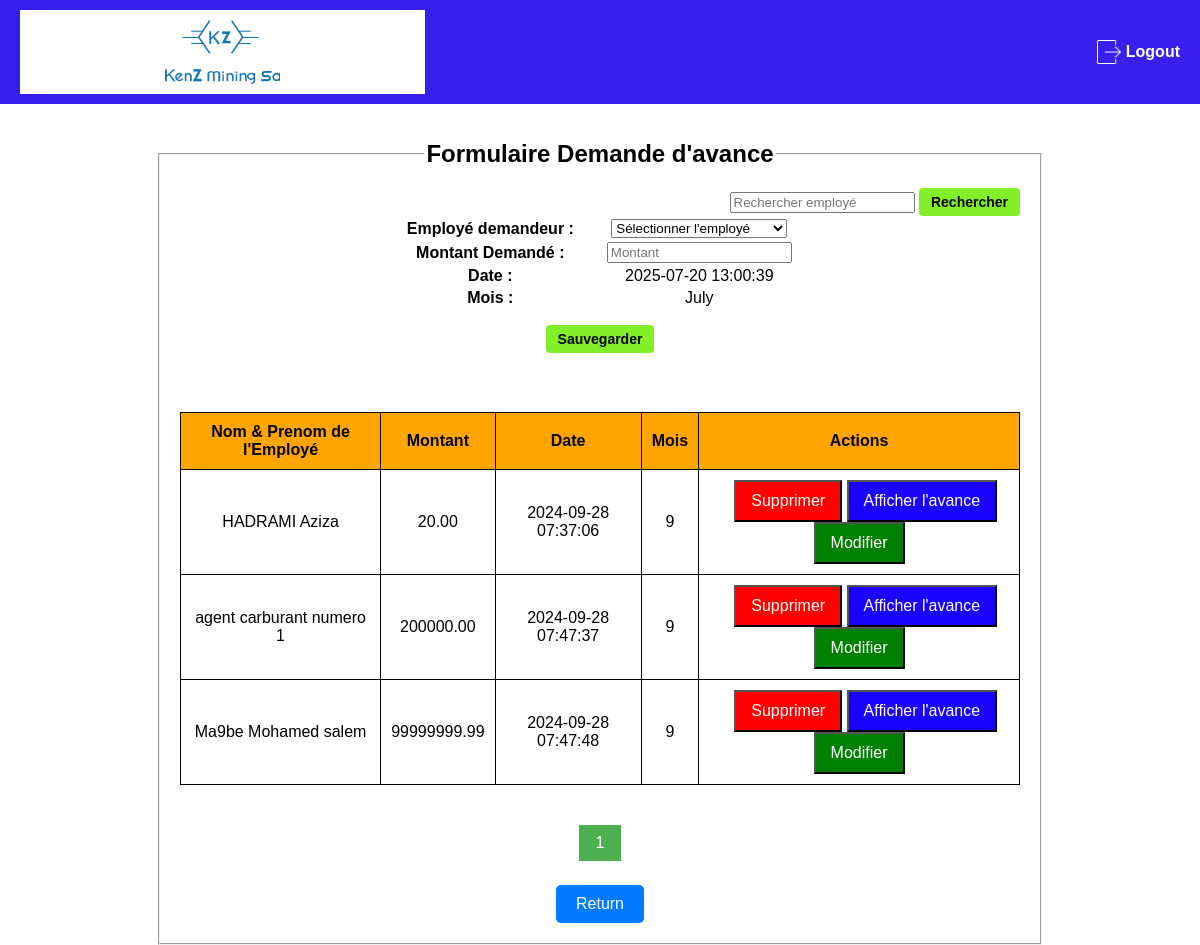
Screenshot of /Formulaires/Formulaire_avance.php (signed in) with the database file from the repository.
### tables this page shows
CREATE TABLE IF NOT EXISTS `demande_avance` (
  `id` int NOT NULL AUTO_INCREMENT,
  `montant` decimal(10,2) NOT NULL,
  `mois` tinyint UNSIGNED NOT NULL,
  `date` datetime NOT NULL,
  `personnel_id` int NOT NULL,
  `user_RH` varchar(50) DEFAULT NULL,
  `accord_DAF` tinyint(1) DEFAULT '0',
  `visa_DAF` blob,
  `traitée` tinyint(1) DEFAULT '0',
  PRIMARY KEY (`id`),
  KEY `fk_personnel` (`personnel_id`)
);

### Formulaires/Formulaire_avance.php (the view, shortened to what this page needs)
<?php
require_once("../serv_projet1.php");
$search = "";
$limit = 3;
$page = isset($_GET['page']) ? (int) $_GET['page'] : 1;
$start_from = ($page - 1) * $limit;
$total_query = $conn->prepare("SELECT COUNT(*) FROM demande_avance a
                               JOIN personnel p ON a.personnel_id = p.id
                               WHERE p.nom LIKE ? AND a.traitée = 0");
$search_term = "%$search%";
$total_query->bind_param("s", $search_term);
$total_query->execute();
$total_query->bind_result($total_records);
$total_pages = ceil($total_records / $limit);
?>
<!DOCTYPE html>
<html lang="fr">
<head>
    <link rel="stylesheet" href="../css/styles_formulaire-avance.css">
    <link rel="stylesheet" href="https://cdnjs.cloudflare.com/ajax/libs/toastr.js/latest/toastr.min.css">
    <header>
        <nav>
            <div class="logo-container">
                <img src="../img/LOGO.png" alt="Logo de Kenz Mining SA" class="logo-image">
            </div>
            <a href="../logout.php" class="logout-link">
                <div class="logout">
                    <img src="../img/icon_logout.png" alt="icon_logout" class="logout">
                    <p>Logout</p>
                </div>
            </a>
        </nav>
    </header>
</head>
<body><br><br>
    <fieldset>
        <legend><b>Formulaire Demande d'avance</b></legend>
        <form method="POST" action="">
            <div style="text-align: right;">
                <input type="text" name="search" placeholder="Rechercher employé" value="<?php echo $search; ?>">
                <input type="submit" value="Rechercher">
            </div>
        </form>
        <form method="post" action="" enctype="multipart/form-data" onsubmit="return validateMontant()">
            <table width="50%" align="center">
                <tr>
                    <td><label> <b>Employé demandeur : </b></label></td>
                    <td>
                        <select name="personnel_id" required>
                            <option value="">Sélectionner l'employé</option>
                        </select>
                    </td>
                </tr>
                <tr>
                    <td><label> <b>Montant Demandé :</b> </label></td>
                    <td><input type="text" name="montant"  id="montant" placeholder="Montant" required></td>
                </tr>
                <tr>
                    <td><label><b>Date : </b></label></td>
                    <td><?php echo date('Y-m-d H:i:s');  ?></td>
                </tr>
                <tr>
                    <td><label><b>Mois :</b> </label></td>
                    <td><?php echo date('F');  ?></td>
                </tr>
                <tr>
                    <td colspan="2" style="text-align: center; padding-top: 15px;">
                        <input type="submit" name="eng" value="Sauvegarder">
                    </td>
                </tr>
            </table>
            <br><br>
            <table class="avance-table" width="100%" align="center" border="1">
                <tr style="background-color : Orange;">
                    <th>Nom & Prenom de l'Employé</th>
                    <th>Montant</th>
                    <th>Date</th>
                    <th>Mois </th>
                    <th>Actions </th>
                </tr>
                <?php
                $lp = mysqli_query($conn, "SELECT a.*, CONCAT(p.nom, ' ', p.prenom) AS nom_complet FROM demande_avance a
                                    JOIN personnel p ON a.personnel_id = p.id
                                    WHERE a.traitée = 0 AND (p.nom LIKE '%$search%' OR p.prenom LIKE '%$search%')
                                    LIMIT $start_from, $limit");
                while ($l = mysqli_fetch_array($lp)) {
                ?>
                <tr id="row_<?php echo $l['id']; ?>">
                    <td> <?php echo $l['nom_complet'] ?></td>
                    <td> <?php echo $l['montant'] ?> </td>
                    <td> <?php echo $l['date'] ?> </td>
                    <td> <?php echo $l['mois'] ?> </td>
                    <td>
                        <button type="button" class="btn-common btn-delete" onclick="deleteAdvance(<?php echo $l['id']; ?>)">Supprimer</button>
                        <button type="button" class="btn-common btn-info" onclick="showModal(<?php echo $l['id'] ?>)"> Afficher l'avance </button>
                        <button type="button" class="btn-common btn-edit" onclick="showEditModal(<?php echo $l['id'] ?>, '<?php echo $l['nom_complet'] ?>', <?php echo $l['montant'] ?>)">Modifier</button>
                    </td>
                </tr>
                <?php } ?>
            </table>
            <div class="pagination">
                <?php
                for ($i = 1; $i <= $total_pages; $i++) {
                    echo "<a href='formulaire_avance.php?page=".$i."'";
                    if ($i == $page) echo " class='active'";
                    echo ">".$i."</a> ";
                }
                ?>
            </div>
        </form>
        <div class="btn-container">
            <a href="Formulaires_RH.php" class="btn-blue">Return</a>
        </div>
    </fieldset>
</body>
</html>

### css/styles_formulaire-avance.css (style rules this page uses)
body { font-family: Arial, sans-serif; background-color: #ffffff; margin: 0; padding: 0; overflow-x: hidden; }
header { background-color: #371fec; color: white; padding: 10px 20px; text-align: center; }
.logo-container { background-color: white; padding: 10px; display: flex; justify-content: center; align-items: center; }
.logo-image { max-width: 30%; height: auto; }
.logout-link { text-decoration: none; color: inherit; }
.logout img { width: 24px; height: 24px; margin-left: 5px; filter: brightness(0) invert(1); }
.logout { display: flex; align-items: center; gap: 5px; font-size: 16px; font-weight: bold; cursor: pointer; }
nav { display: flex; justify-content: space-between; align-items: center; }
fieldset { width: 70%; margin: 0 auto; padding: 20px; text-align: center; }
legend { font-size: 24px; font-weight: bold; }
form { text-align: center; }
input[type="submit"] { padding: 6px 12px; font-size: 14px; background-color: rgb(130, 240, 41); font-weight: bold; border: none; border-radius: 4px; }
.avance-table { width: 100%; border-collapse: collapse; margin: 20px 0; }
.avance-table, .avance-table th, .avance-table td { border: 1px solid black; }
.avance-table th, .avance-table td { padding: 10px; text-align: center; vertical-align: middle; }
.avance-table th { background-color: orange; }
.btn-container { text-align: center; margin-top: 20px; }
.btn-common { font-size: 16px; padding: 10px 15px; }
.btn-edit { background-color: Green; color: white; }
.btn-delete { background-color: Red; color: white; }
.btn-blue { display: inline-block; padding: 10px 20px; font-size: 16px; color: #fff; background-color: #007bff; border: none; border-radius: 5px; text-decoration: none; cursor: pointer; transition: background-color 0.3s ease; }
.btn-info { background-color: rgb(25, 0, 255); color: white; }
.pagination { display: inline-block; margin-top: 20px; }
.pagination a { color: black; float: left; padding: 8px 16px; text-decoration: none; transition: background-color .3s; border: 1px solid #ddd; margin: 0 4px; }
.pagination a.active { background-color: #4CAF50; color: white; border: 1px solid #4CAF50; }

### rows the page displays
demande_avance: nom_complet "HADRAMI Aziza", montant "20.00", date "2024-09-28 07:37:06", mois "9"
demande_avance: nom_complet "agent carburant numero 1", montant "200000.00", date "2024-09-28 07:47:37", mois "9"
demande_avance: nom_complet "Ma9be Mohamed salem", montant "99999999.99", date "2024-09-28 07:47:48", mois "9"
